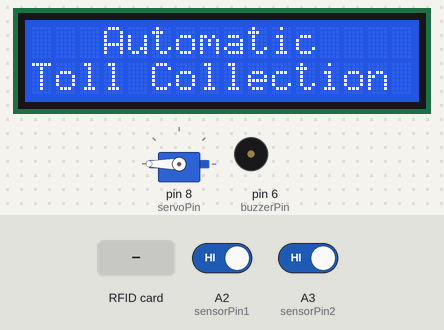
Recording of a sketch running on a simulated Arduino Uno, built with avr-gcc and run on an emulated ATmega328P. Parts: servo, 16×2 character LCD, buzzer (waves = sounding, pin HIGH). The test bench sets the inputs (shaded band); at power-on: A2 (sensorPin1) HIGH, A3 (sensorPin2) HIGH. Pins used as bus, display or sensor lines are not drawn; what the sketch prints to the serial monitor is not drawn.

Above: at 3.3 s.
3.4 s: A2 (sensorPin1) driven LOW
At 3.8 s:
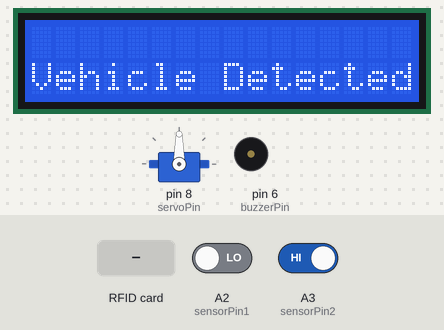
6.4 s: RFID card 5E 7A 19 C4 held to the reader
At 8.2 s:
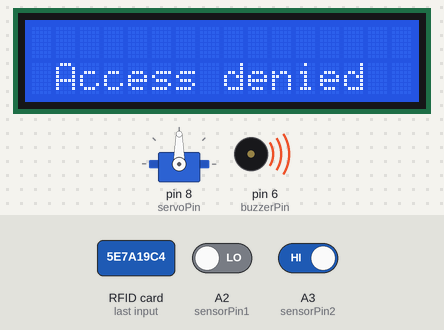
9.4 s: A2 (sensorPin1) driven HIGH
11.0 s: RFID card B0 54 95 32 held to the reader
At 11.4 s:
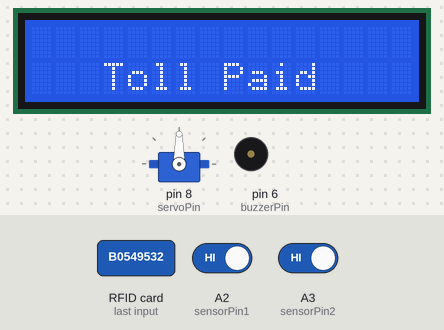
12.5 s: A3 (sensorPin2) driven LOW
At 13.4 s:
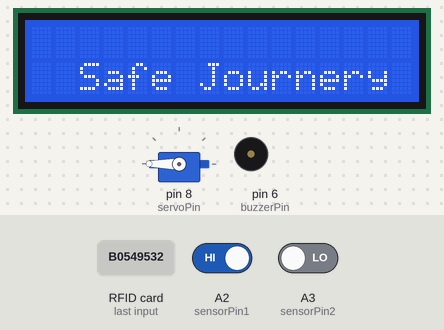
15.5 s: A3 (sensorPin2) driven HIGH
At 16.2 s:
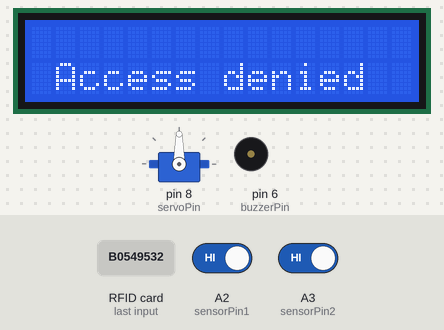
Timing chart, 0 to 18.1 s (numbered marks = the images above; inputs shaded):
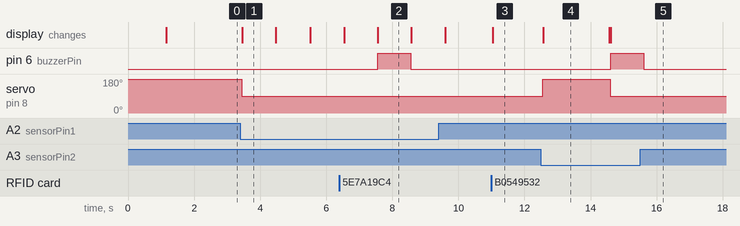

Measured:
- after the input at 3.4 s, servo on pin 8 (servoPin): 180° → 90° at once; the display: changes after 0.06 s (image 1)
- after the input at 6.4 s, pin 6 (buzzerPin): LOW → HIGH after 1.2 s, → LOW 1.0 s later; the display: first differs from a run without the input after 1.2 s (image 2)
- after the input at 11.0 s, the display: changes at once (image 3)
- after the input at 12.5 s, pin 6 (buzzerPin): LOW → HIGH after 2.1 s; servo on pin 8 (servoPin): 90° → 180° after 0.05 s, → 90° 2.0 s later; the display: changes after 0.07 s (image 4)
- after the input at 15.5 s, pin 6 (buzzerPin): goes on until 15.6 s, then stays LOW
- what the display in image 1 shows lasts 1.0 s, from 3.5 s to 4.5 s
- what the display in image 4 shows lasts 2.0 s, from 12.6 s to 14.6 s

The sketch:

source.ino
```cpp
/*
#Circuit Connection
connect buzzer pins to GND and D6
connect ir-sensor-1 pins to GND, 5v and A2
connect ir-sensor-2 pins to GND, 5v and A3
connect servo pins to GND, 5v and D8
Connect by following for RFID pins:
SDA to D10
SCK to D13
MOSI to D11
MISO to D12
GND to GND
RST to D9
3.3V to 3.3V
*/

#include <SPI.h>
#include <Servo.h>
#include <MFRC522.h>
#include <LiquidCrystal_I2C.h>
#define sensorPin1 A2
#define sensorPin2 A3
#define buzzerPin 6
#define servoPin 8
#define RST_PIN 9
#define SS_PIN 10
int senVal1 = 0;
int senVal2 = 0;
int state = 0;
String tollPaidIDs[] = { "B0 54 95 32", "A9 9C 09 BA", "92 CA BA 1D", "7C D0 8F 81" };
Servo servo;
MFRC522 mfrc522(SS_PIN, RST_PIN);
LiquidCrystal_I2C lcd(0x27, 16, 2);

void setup() {
  Serial.begin(9600);
  servo.attach(servoPin);
  servo.write(180);
  pinMode(buzzerPin, OUTPUT);
  pinMode(sensorPin1, INPUT);
  pinMode(sensorPin2, INPUT);
  SPI.begin();
  mfrc522.PCD_Init();
  Serial.println("Automatic toll Collection System");
  lcd.init();
  lcd.backlight();
  lcd.setCursor(0, 0);
  lcd.print("    Welcome    ");
  delay(1000);
  lcd.clear();
  lcd.setCursor(0, 0);
  lcd.print("   Automatic   ");
  lcd.setCursor(0, 1);
  lcd.print("Toll Collection");
  delay(1000);
}

void loop() {
  senVal1 = digitalRead(sensorPin1);
  senVal2 = digitalRead(sensorPin2);
  readRfid();
  if (senVal1 == 0) {
    vehicleDetected();
  } else if (senVal2 == 0 && state == 1) {
    accessGranted();
  } else if (senVal2 == 0 && state == 0) {
    accessDenied();
  }
}

void servoDown() {
  servo.attach(servoPin);
  servo.write(90);
}

void servoUp() {
  servo.attach(servoPin);
  servo.write(180);
}

void vehicleDetected() {
  servoDown();
  Serial.println("Vehicle Detected. Swipe your card..");
  lcd.clear();
  lcd.setCursor(0, 1);
  lcd.print("Vehicle Detected");
  delay(1000);
  lcd.clear();
  lcd.setCursor(0, 1);
  lcd.print("Swipe Your Card");
  delay(1000);
}

void accessGranted() {
  servoUp();
  Serial.println("Have a safe Journey *_*");
  lcd.clear();
  lcd.setCursor(0, 1);
  lcd.print("  Safe Journery  ");
  delay(2000);
  lcd.clear();
  state = 0;
}

void accessDenied() {
  servoDown();
  Serial.println("Access denied");
  lcd.clear();
  lcd.setCursor(0, 1);
  lcd.print(" Access denied ");
  digitalWrite(buzzerPin, HIGH);
  delay(1000);
  digitalWrite(buzzerPin, LOW);
}

void readRfid() {
  if (!mfrc522.PICC_IsNewCardPresent() || !mfrc522.PICC_ReadCardSerial()) return;
  String content = "";
  for (byte i = 0; i < mfrc522.uid.size; i++) {
    content += String(mfrc522.uid.uidByte[i] < 0x10 ? " 0" : " ") + String(mfrc522.uid.uidByte[i], HEX);
  }
  content.toUpperCase();

  int numIDs = sizeof(tollPaidIDs) / sizeof(tollPaidIDs[0]);
  for (int i = 0; i < numIDs; i++) {
    if (content.substring(1) == tollPaidIDs[i]) {
      lcd.clear();
      lcd.setCursor(0, 1);
      lcd.print("   Toll Paid   ");
      state = 1;
      return;
    }
  }
  accessDenied();
}
```
